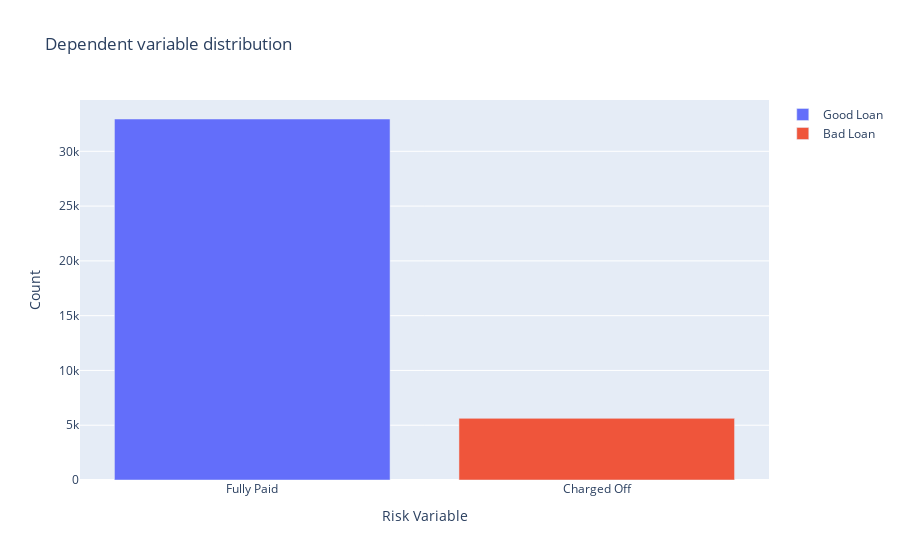

The code cell stored with this chart in its notebook:
### Code cell
tr0 = go.Bar(
            x = df_clean[df_clean["loan_status"]== 'Fully Paid']["loan_status"].value_counts().index.values,
            y = df_clean[df_clean["loan_status"]== 'Fully Paid']["loan_status"].value_counts().values,
            name='Good Loan'
    )

tr1 = go.Bar(
            x = df_clean[df_clean["loan_status"]== 'Charged Off']["loan_status"].value_counts().index.values,
            y = df_clean[df_clean["loan_status"]== 'Charged Off']["loan_status"].value_counts().values,
            name='Bad Loan'
    )

data = [tr0, tr1]

layout = go.Layout(
    
)

layout = go.Layout(
    yaxis=dict(
        title='Count'
    ),
    xaxis=dict(
        title='Risk Variable'
    ),
    title='Dependent variable distribution'
)

fig = go.Figure(data=data, layout=layout)

py.iplot(fig, filename='grouped-bar')

### Figure 1 — Plotly figure (JSON) as saved in the notebook; plotly's stock layout.template omitted (floating-point values rounded to 4 significant figures)
{"data": [{"name": "Good Loan", "type": "bar", "x": ["Fully Paid"], "y": [32950]}, {"name": "Bad Loan", "type": "bar", "x": ["Charged Off"], "y": [5627]}], "layout": {"title": {"text": "Dependent variable distribution"}, "xaxis": {"title": {"text": "Risk Variable"}}, "yaxis": {"title": {"text": "Count"}}}}
